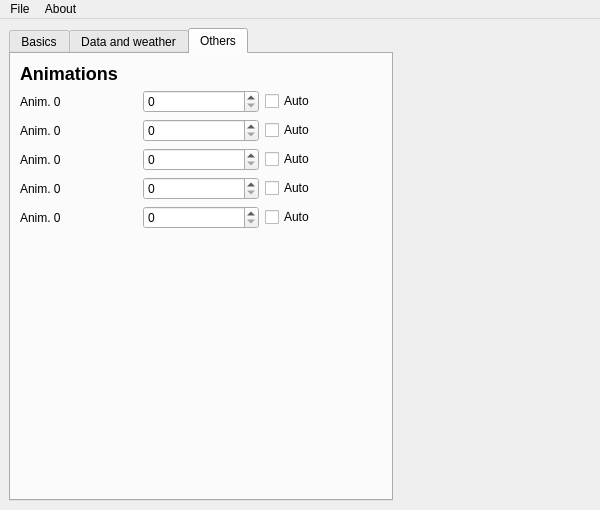
<?xml version="1.0" encoding="UTF-8"?>
<ui version="4.0">
 <class>MainWindow</class>
 <widget class="QMainWindow" name="MainWindow">
  <property name="geometry">
   <rect>
    <x>0</x>
    <y>0</y>
    <width>600</width>
    <height>510</height>
   </rect>
  </property>
  <property name="sizePolicy">
   <sizepolicy hsizetype="Preferred" vsizetype="Preferred">
    <horstretch>0</horstretch>
    <verstretch>0</verstretch>
   </sizepolicy>
  </property>
  <property name="minimumSize">
   <size>
    <width>600</width>
    <height>480</height>
   </size>
  </property>
  <property name="maximumSize">
   <size>
    <width>16777215</width>
    <height>16777215</height>
   </size>
  </property>
  <property name="windowTitle">
   <string>Mi Band Preview (QT5)</string>
  </property>
  <property name="windowIcon">
   <iconset>
    <normaloff>icon.png</normaloff>icon.png</iconset>
  </property>
  <widget class="QWidget" name="centralwidget">
   <layout class="QGridLayout" name="gridLayout">
    <item row="1" column="0">
     <layout class="QHBoxLayout" name="root" stretch="0,0">
      <item>
       <widget class="QTabWidget" name="tabWidget">
        <property name="sizePolicy">
         <sizepolicy hsizetype="Expanding" vsizetype="Expanding">
          <horstretch>2</horstretch>
          <verstretch>0</verstretch>
         </sizepolicy>
        </property>
        <property name="minimumSize">
         <size>
          <width>0</width>
          <height>0</height>
         </size>
        </property>
        <property name="maximumSize">
         <size>
          <width>16777215</width>
          <height>16777215</height>
         </size>
        </property>
        <property name="currentIndex">
         <number>2</number>
        </property>
        <widget class="QWidget" name="tab_base">
         <attribute name="title">
          <string>Basics</string>
         </attribute>
         <layout class="QGridLayout" name="gridLayout_2">
          <item row="0" column="0">
           <layout class="QFormLayout" name="formLayout_2">
            <property name="sizeConstraint">
             <enum>QLayout::SetDefaultConstraint</enum>
            </property>
            <property name="fieldGrowthPolicy">
             <enum>QFormLayout::AllNonFixedFieldsGrow</enum>
            </property>
            <property name="rowWrapPolicy">
             <enum>QFormLayout::DontWrapRows</enum>
            </property>
            <property name="formAlignment">
             <set>Qt::AlignRight|Qt::AlignTop|Qt::AlignTrailing</set>
            </property>
            <property name="horizontalSpacing">
             <number>16</number>
            </property>
            <property name="verticalSpacing">
             <number>8</number>
            </property>
            <item row="0" column="0">
             <widget class="QLabel" name="label">
              <property name="text">
               <string>&lt;h2&gt;Time and date&lt;/h2&gt;</string>
              </property>
              <property name="textFormat">
               <enum>Qt::RichText</enum>
              </property>
             </widget>
            </item>
            <item row="1" column="0">
             <widget class="QLabel" name="timeLabel">
              <property name="text">
               <string>Time:</string>
              </property>
             </widget>
            </item>
            <item row="1" column="1">
             <widget class="QTimeEdit" name="edit_time">
              <property name="showGroupSeparator" stdset="0">
               <bool>false</bool>
              </property>
              <property name="displayFormat">
               <string>HH:mm:ss</string>
              </property>
              <property name="calendarPopup">
               <bool>false</bool>
              </property>
              <property name="currentSectionIndex">
               <number>2</number>
              </property>
             </widget>
            </item>
            <item row="2" column="0">
             <widget class="QLabel" name="t24hLabel">
              <property name="text">
               <string>24-h format:</string>
              </property>
             </widget>
            </item>
            <item row="2" column="1">
             <widget class="QCheckBox" name="edit_24h"/>
            </item>
            <item row="3" column="0">
             <widget class="QLabel" name="aMPMLabel">
              <property name="text">
               <string>AM/PM:</string>
              </property>
             </widget>
            </item>
            <item row="3" column="1">
             <widget class="QComboBox" name="edit_ampm">
              <item>
               <property name="text">
                <string>AM (Chinese)</string>
               </property>
              </item>
              <item>
               <property name="text">
                <string>PM (Chinese)</string>
               </property>
              </item>
              <item>
               <property name="text">
                <string>AM (International)</string>
               </property>
              </item>
              <item>
               <property name="text">
                <string>PM (International)</string>
               </property>
              </item>
             </widget>
            </item>
            <item row="4" column="0">
             <widget class="QLabel" name="dateLabel">
              <property name="text">
               <string>Date:</string>
              </property>
             </widget>
            </item>
            <item row="4" column="1">
             <widget class="QDateEdit" name="edit_date"/>
            </item>
            <item row="5" column="0">
             <widget class="QLabel" name="dayOfWeekLabel">
              <property name="text">
               <string>Day of week:</string>
              </property>
             </widget>
            </item>
            <item row="5" column="1">
             <widget class="QComboBox" name="edit_weekday">
              <item>
               <property name="text">
                <string>Monay</string>
               </property>
              </item>
              <item>
               <property name="text">
                <string>Tuesday</string>
               </property>
              </item>
              <item>
               <property name="text">
                <string>Wednesday</string>
               </property>
              </item>
              <item>
               <property name="text">
                <string>Thursday</string>
               </property>
              </item>
              <item>
               <property name="text">
                <string>Friday</string>
               </property>
              </item>
              <item>
               <property name="text">
                <string>Saturday</string>
               </property>
              </item>
              <item>
               <property name="text">
                <string>Sunday</string>
               </property>
              </item>
             </widget>
            </item>
            <item row="6" column="0">
             <widget class="QLabel" name="weekdaysLangLabel">
              <property name="text">
               <string>Weekdays lang:</string>
              </property>
             </widget>
            </item>
            <item row="6" column="1">
             <widget class="QComboBox" name="edit_wd_lang">
              <item>
               <property name="text">
                <string>Chinese 1</string>
               </property>
              </item>
              <item>
               <property name="text">
                <string>Chinese 2</string>
               </property>
              </item>
              <item>
               <property name="text">
                <string>International</string>
               </property>
              </item>
             </widget>
            </item>
            <item row="7" column="0">
             <widget class="QLabel" name="label_2">
              <property name="text">
               <string>&lt;h2&gt;Device state&lt;/h2&gt;</string>
              </property>
              <property name="textFormat">
               <enum>Qt::RichText</enum>
              </property>
             </widget>
            </item>
            <item row="8" column="0">
             <widget class="QLabel" name="batteryLabel">
              <property name="text">
               <string>Battery</string>
              </property>
             </widget>
            </item>
            <item row="8" column="1">
             <widget class="QSpinBox" name="edit_battery">
              <property name="maximum">
               <number>100</number>
              </property>
             </widget>
            </item>
            <item row="9" column="0">
             <widget class="QLabel" name="bluetoothLabel">
              <property name="text">
               <string>Bluetooth:</string>
              </property>
             </widget>
            </item>
            <item row="9" column="1">
             <widget class="QCheckBox" name="edit_bluetooth"/>
            </item>
            <item row="10" column="0">
             <widget class="QLabel" name="doNotDisturbLabel">
              <property name="text">
               <string>Do not disturb:</string>
              </property>
             </widget>
            </item>
            <item row="10" column="1">
             <widget class="QCheckBox" name="edit_mute"/>
            </item>
            <item row="11" column="0">
             <widget class="QLabel" name="screenLockLabel">
              <property name="text">
               <string>Screen lock:</string>
              </property>
             </widget>
            </item>
            <item row="11" column="1">
             <widget class="QCheckBox" name="edit_lock"/>
            </item>
            <item row="12" column="0">
             <widget class="QLabel" name="alarmEnabledLabel">
              <property name="text">
               <string>Alarm enabled:</string>
              </property>
             </widget>
            </item>
            <item row="12" column="1">
             <widget class="QCheckBox" name="edit_alarm"/>
            </item>
           </layout>
          </item>
         </layout>
        </widget>
        <widget class="QWidget" name="tab_activity">
         <attribute name="title">
          <string>Data and weather</string>
         </attribute>
         <layout class="QVBoxLayout" name="verticalLayout_5">
          <item>
           <widget class="QLabel" name="label_3">
            <property name="text">
             <string>&lt;h2&gt;Activity&lt;/h2&gt;</string>
            </property>
            <property name="textFormat">
             <enum>Qt::RichText</enum>
            </property>
           </widget>
          </item>
          <item>
           <layout class="QFormLayout" name="formLayout">
            <item row="0" column="0">
             <widget class="QLabel" name="stepsLabel">
              <property name="text">
               <string>Steps:</string>
              </property>
             </widget>
            </item>
            <item row="0" column="1">
             <widget class="QSpinBox" name="edit_steps">
              <property name="maximum">
               <number>15000</number>
              </property>
              <property name="singleStep">
               <number>1</number>
              </property>
              <property name="value">
               <number>0</number>
              </property>
             </widget>
            </item>
            <item row="1" column="0">
             <widget class="QLabel" name="stepsTargetLabel">
              <property name="text">
               <string>Steps target:</string>
              </property>
             </widget>
            </item>
            <item row="1" column="1">
             <widget class="QSpinBox" name="edit_target_steps">
              <property name="maximum">
               <number>15000</number>
              </property>
             </widget>
            </item>
            <item row="2" column="0">
             <widget class="QLabel" name="distanceLabel">
              <property name="text">
               <string>Distance</string>
              </property>
             </widget>
            </item>
            <item row="2" column="1">
             <widget class="QDoubleSpinBox" name="edit_distance">
              <property name="suffix">
               <string> km</string>
              </property>
              <property name="maximum">
               <double>40.000000000000000</double>
              </property>
              <property name="singleStep">
               <double>0.050000000000000</double>
              </property>
             </widget>
            </item>
            <item row="3" column="0">
             <widget class="QLabel" name="caloriesLabel">
              <property name="text">
               <string>Calories</string>
              </property>
             </widget>
            </item>
            <item row="3" column="1">
             <widget class="QSpinBox" name="edit_calories">
              <property name="suffix">
               <string> kcal</string>
              </property>
              <property name="maximum">
               <number>4000</number>
              </property>
             </widget>
            </item>
            <item row="4" column="0">
             <widget class="QLabel" name="bPMLabel">
              <property name="text">
               <string>BPM:</string>
              </property>
             </widget>
            </item>
            <item row="4" column="1">
             <widget class="QSpinBox" name="edit_bpm">
              <property name="minimum">
               <number>-1</number>
              </property>
              <property name="maximum">
               <number>240</number>
              </property>
             </widget>
            </item>
            <item row="5" column="0">
             <widget class="QLabel" name="pAILabel">
              <property name="text">
               <string>PAI:</string>
              </property>
             </widget>
            </item>
            <item row="5" column="1">
             <widget class="QSpinBox" name="edit_pai">
              <property name="maximum">
               <number>150</number>
              </property>
             </widget>
            </item>
           </layout>
          </item>
          <item>
           <widget class="QLabel" name="label_4">
            <property name="text">
             <string>&lt;h2&gt;Weather&lt;/h2&gt;</string>
            </property>
            <property name="textFormat">
             <enum>Qt::RichText</enum>
            </property>
           </widget>
          </item>
          <item>
           <layout class="QVBoxLayout" name="verticalLayout_3">
            <item>
             <layout class="QGridLayout" name="gridLayout_7">
              <item row="0" column="2">
               <widget class="QLabel" name="label_9">
                <property name="text">
                 <string>Night, C</string>
                </property>
               </widget>
              </item>
              <item row="0" column="0">
               <widget class="QLabel" name="label_8">
                <property name="text">
                 <string>Current, C</string>
                </property>
               </widget>
              </item>
              <item row="0" column="1">
               <widget class="QLabel" name="label_10">
                <property name="text">
                 <string>Day, C</string>
                </property>
               </widget>
              </item>
              <item row="1" column="0">
               <widget class="QDoubleSpinBox" name="edit_t_now"/>
              </item>
              <item row="1" column="1">
               <widget class="QDoubleSpinBox" name="edit_t_day"/>
              </item>
              <item row="1" column="2">
               <widget class="QDoubleSpinBox" name="edit_t_night"/>
              </item>
             </layout>
            </item>
            <item>
             <layout class="QFormLayout" name="formLayout_3">
              <property name="horizontalSpacing">
               <number>16</number>
              </property>
              <property name="verticalSpacing">
               <number>8</number>
              </property>
              <item row="0" column="0">
               <widget class="QLabel" name="weatherIconLabel">
                <property name="text">
                 <string>Weather icon:</string>
                </property>
               </widget>
              </item>
              <item row="0" column="1">
               <widget class="QComboBox" name="edit_w_icon">
                <item>
                 <property name="text">
                  <string>Unknown</string>
                 </property>
                </item>
                <item>
                 <property name="text">
                  <string>Partaly Cloud</string>
                 </property>
                </item>
                <item>
                 <property name="text">
                  <string>Cloudy And Rain</string>
                 </property>
                </item>
                <item>
                 <property name="text">
                  <string>Cloudy And Snow</string>
                 </property>
                </item>
                <item>
                 <property name="text">
                  <string>Sunny</string>
                 </property>
                </item>
                <item>
                 <property name="text">
                  <string>Cloudy</string>
                 </property>
                </item>
                <item>
                 <property name="text">
                  <string>Light Rain</string>
                 </property>
                </item>
                <item>
                 <property name="text">
                  <string>Light Snow</string>
                 </property>
                </item>
                <item>
                 <property name="text">
                  <string>Rain</string>
                 </property>
                </item>
                <item>
                 <property name="text">
                  <string>Snow</string>
                 </property>
                </item>
                <item>
                 <property name="text">
                  <string>Heavy Snow</string>
                 </property>
                </item>
                <item>
                 <property name="text">
                  <string>Heavy Rain</string>
                 </property>
                </item>
                <item>
                 <property name="text">
                  <string>Sand Storm</string>
                 </property>
                </item>
                <item>
                 <property name="text">
                  <string>Snow And Rain</string>
                 </property>
                </item>
                <item>
                 <property name="text">
                  <string>Fog</string>
                 </property>
                </item>
                <item>
                 <property name="text">
                  <string>Haze</string>
                 </property>
                </item>
                <item>
                 <property name="text">
                  <string>Storm</string>
                 </property>
                </item>
                <item>
                 <property name="text">
                  <string>Very Heavy Snow</string>
                 </property>
                </item>
                <item>
                 <property name="text">
                  <string>Floating Dust</string>
                 </property>
                </item>
                <item>
                 <property name="text">
                  <string>Downpour</string>
                 </property>
                </item>
                <item>
                 <property name="text">
                  <string>Hail</string>
                 </property>
                </item>
                <item>
                 <property name="text">
                  <string>Hail Storm</string>
                 </property>
                </item>
                <item>
                 <property name="text">
                  <string>Heavy Downpour</string>
                 </property>
                </item>
                <item>
                 <property name="text">
                  <string>Blowing Dust</string>
                 </property>
                </item>
                <item>
                 <property name="text">
                  <string>Tornado</string>
                 </property>
                </item>
                <item>
                 <property name="text">
                  <string>Very Heavy Downpour</string>
                 </property>
                </item>
               </widget>
              </item>
              <item row="1" column="0">
               <widget class="QLabel" name="humidityLabel">
                <property name="text">
                 <string>Humidity:</string>
                </property>
               </widget>
              </item>
              <item row="1" column="1">
               <widget class="QSpinBox" name="edit_humidity"/>
              </item>
             </layout>
            </item>
           </layout>
          </item>
          <item>
           <spacer name="verticalSpacer">
            <property name="orientation">
             <enum>Qt::Vertical</enum>
            </property>
            <property name="sizeHint" stdset="0">
             <size>
              <width>20</width>
              <height>40</height>
             </size>
            </property>
           </spacer>
          </item>
         </layout>
        </widget>
        <widget class="QWidget" name="tab">
         <attribute name="title">
          <string>Others</string>
         </attribute>
         <layout class="QVBoxLayout" name="verticalLayout_4">
          <item>
           <widget class="QLabel" name="label_5">
            <property name="text">
             <string>&lt;h2&gt;Animations&lt;/h2&gt;</string>
            </property>
            <property name="textFormat">
             <enum>Qt::RichText</enum>
            </property>
           </widget>
          </item>
          <item>
           <layout class="QHBoxLayout" name="anim_root_0">
            <item>
             <widget class="QLabel" name="label_11">
              <property name="text">
               <string>Anim. 0</string>
              </property>
             </widget>
            </item>
            <item>
             <widget class="QSpinBox" name="anim_frame_0"/>
            </item>
            <item>
             <widget class="QCheckBox" name="anim_play_0">
              <property name="text">
               <string>Auto</string>
              </property>
             </widget>
            </item>
           </layout>
          </item>
          <item>
           <layout class="QHBoxLayout" name="anim_root_1">
            <item>
             <widget class="QLabel" name="label_12">
              <property name="text">
               <string>Anim. 0</string>
              </property>
             </widget>
            </item>
            <item>
             <widget class="QSpinBox" name="anim_frame_1"/>
            </item>
            <item>
             <widget class="QCheckBox" name="anim_play_1">
              <property name="text">
               <string>Auto</string>
              </property>
             </widget>
            </item>
           </layout>
          </item>
          <item>
           <layout class="QHBoxLayout" name="anim_root_2">
            <item>
             <widget class="QLabel" name="label_13">
              <property name="text">
               <string>Anim. 0</string>
              </property>
             </widget>
            </item>
            <item>
             <widget class="QSpinBox" name="anim_frame_2"/>
            </item>
            <item>
             <widget class="QCheckBox" name="anim_play_2">
              <property name="text">
               <string>Auto</string>
              </property>
             </widget>
            </item>
           </layout>
          </item>
          <item>
           <layout class="QHBoxLayout" name="anim_root_3">
            <item>
             <widget class="QLabel" name="label_14">
              <property name="text">
               <string>Anim. 0</string>
              </property>
             </widget>
            </item>
            <item>
             <widget class="QSpinBox" name="anim_frame_3"/>
            </item>
            <item>
             <widget class="QCheckBox" name="anim_play_3">
              <property name="text">
               <string>Auto</string>
              </property>
             </widget>
            </item>
           </layout>
          </item>
          <item>
           <layout class="QHBoxLayout" name="anim_root_4">
            <item>
             <widget class="QLabel" name="label_15">
              <property name="text">
               <string>Anim. 0</string>
              </property>
             </widget>
            </item>
            <item>
             <widget class="QSpinBox" name="anim_frame_4"/>
            </item>
            <item>
             <widget class="QCheckBox" name="anim_play_4">
              <property name="text">
               <string>Auto</string>
              </property>
             </widget>
            </item>
           </layout>
          </item>
          <item>
           <spacer name="verticalSpacer_2">
            <property name="orientation">
             <enum>Qt::Vertical</enum>
            </property>
            <property name="sizeHint" stdset="0">
             <size>
              <width>20</width>
              <height>40</height>
             </size>
            </property>
           </spacer>
          </item>
         </layout>
        </widget>
       </widget>
      </item>
      <item alignment="Qt::AlignHCenter|Qt::AlignVCenter">
       <widget class="QLabel" name="preview_host">
        <property name="sizePolicy">
         <sizepolicy hsizetype="Preferred" vsizetype="Preferred">
          <horstretch>1</horstretch>
          <verstretch>0</verstretch>
         </sizepolicy>
        </property>
        <property name="minimumSize">
         <size>
          <width>0</width>
          <height>0</height>
         </size>
        </property>
        <property name="maximumSize">
         <size>
          <width>520</width>
          <height>16777215</height>
         </size>
        </property>
        <property name="text">
         <string/>
        </property>
       </widget>
      </item>
     </layout>
    </item>
   </layout>
  </widget>
  <widget class="QMenuBar" name="menubar">
   <property name="geometry">
    <rect>
     <x>0</x>
     <y>0</y>
     <width>600</width>
     <height>30</height>
    </rect>
   </property>
   <widget class="QMenu" name="menu_file">
    <property name="title">
     <string>File</string>
    </property>
    <addaction name="action_open"/>
    <addaction name="action_refresh"/>
    <addaction name="separator"/>
    <addaction name="target_mb4"/>
    <addaction name="target_mb5"/>
    <addaction name="target_mb6"/>
    <addaction name="separator"/>
    <addaction name="action_wipe"/>
    <addaction name="action_exit"/>
   </widget>
   <widget class="QMenu" name="menu_about">
    <property name="title">
     <string>About</string>
    </property>
    <addaction name="action_about_app"/>
    <addaction name="action_about_qt"/>
    <addaction name="separator"/>
    <addaction name="action_website"/>
    <addaction name="action_github"/>
   </widget>
   <addaction name="menu_file"/>
   <addaction name="menu_about"/>
  </widget>
  <action name="action_open">
   <property name="text">
    <string>Open Project</string>
   </property>
   <property name="shortcut">
    <string>Ctrl+O</string>
   </property>
  </action>
  <action name="target_auto">
   <property name="checkable">
    <bool>true</bool>
   </property>
   <property name="text">
    <string>Auto detect device</string>
   </property>
  </action>
  <action name="target_mb4">
   <property name="checkable">
    <bool>true</bool>
   </property>
   <property name="text">
    <string>Mi Band 4</string>
   </property>
  </action>
  <action name="target_mb5">
   <property name="checkable">
    <bool>true</bool>
   </property>
   <property name="text">
    <string>Mi Band 5</string>
   </property>
  </action>
  <action name="target_mb6">
   <property name="checkable">
    <bool>true</bool>
   </property>
   <property name="text">
    <string>Mi Band 6</string>
   </property>
  </action>
  <action name="action_wipe">
   <property name="text">
    <string>Reset settings</string>
   </property>
  </action>
  <action name="action_exit">
   <property name="text">
    <string>Exit</string>
   </property>
   <property name="shortcut">
    <string>Ctrl+Q</string>
   </property>
  </action>
  <action name="action_about_app">
   <property name="text">
    <string>About Mi Band Preview</string>
   </property>
  </action>
  <action name="action_about_qt">
   <property name="text">
    <string>About Qt</string>
   </property>
  </action>
  <action name="action_website">
   <property name="text">
    <string>Website</string>
   </property>
  </action>
  <action name="action_github">
   <property name="text">
    <string>Github</string>
   </property>
  </action>
  <action name="action_refresh">
   <property name="text">
    <string>Refresh preview</string>
   </property>
   <property name="shortcut">
    <string>Ctrl+R</string>
   </property>
  </action>
 </widget>
 <resources/>
 <connections/>
</ui>
